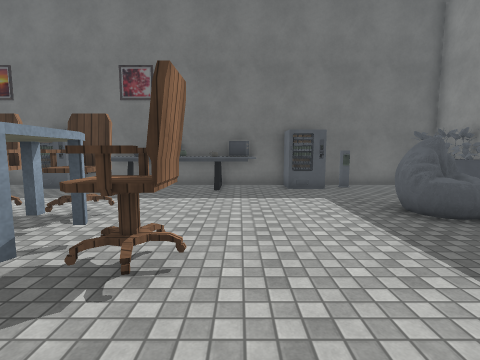
view 1 (above)

24 first-person views from a walk through a scene from a Unity 3-D project. The camera is 1.5 m above the floor, tilts 6° down and sees 85° across. The floor is counted in squares, 1 m on a side. Each view is taken from the middle of a square. On the plan, view 1 faces up. The plan holds only what a view shows up to about 14 squares ahead; the rest is blank. Some surface patterns are stand-ins.

view 2
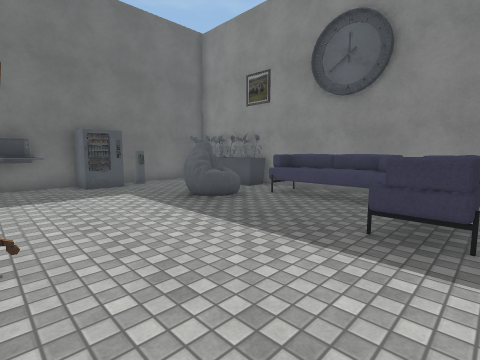

view 3
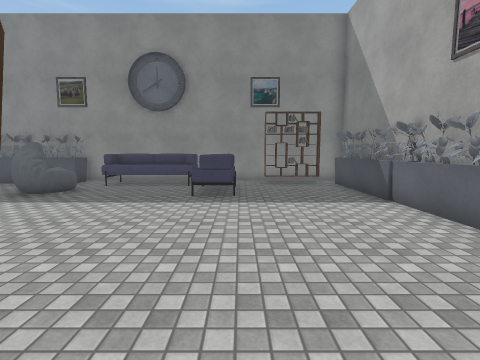

view 4
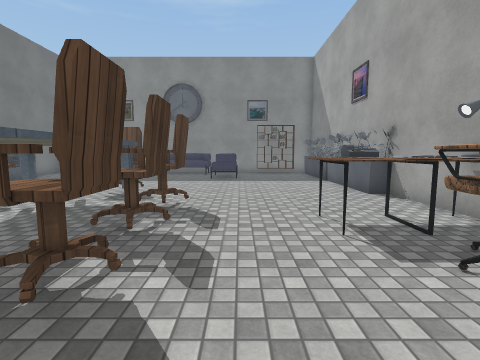

view 5
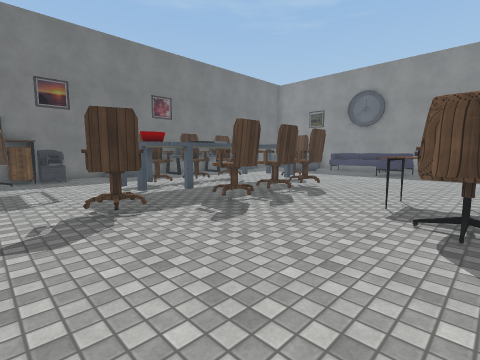

view 6
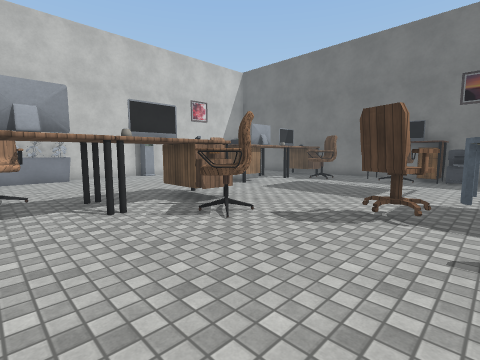

view 7
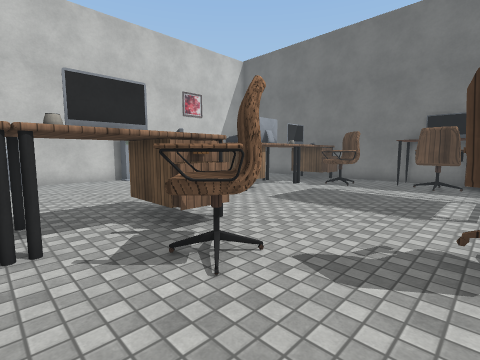

view 8
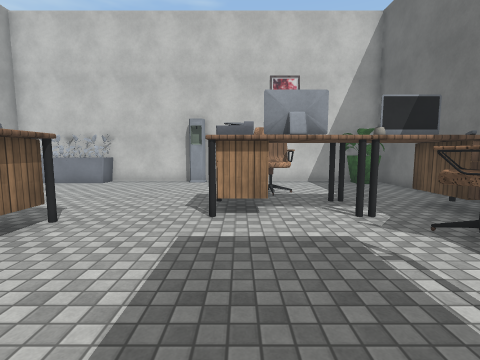

view 9
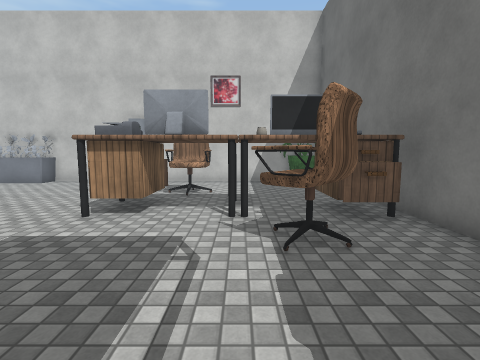

view 10
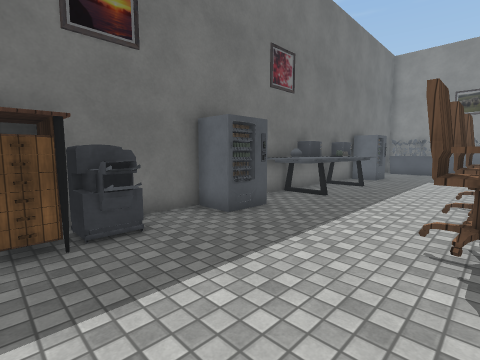

view 11
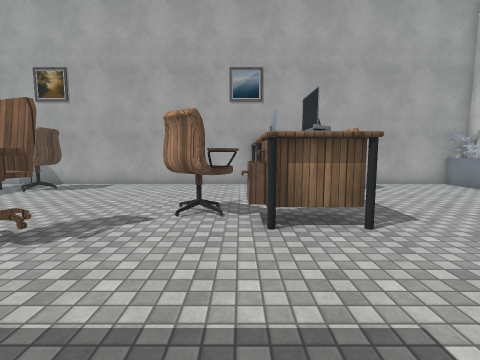

view 12
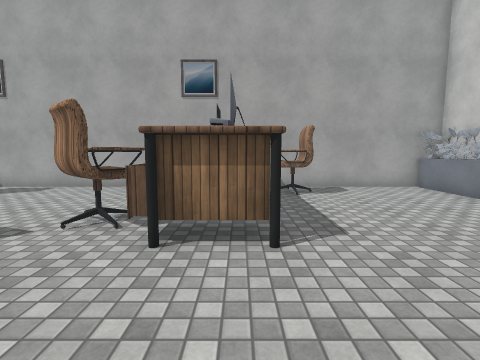

view 13
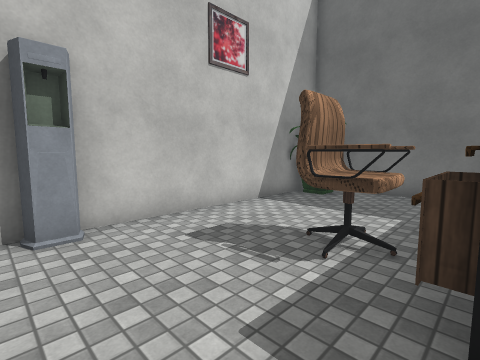

view 14
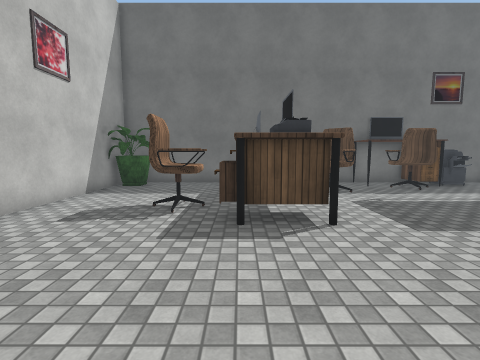

view 15
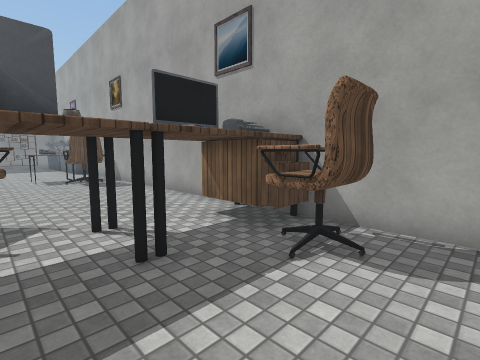

view 16
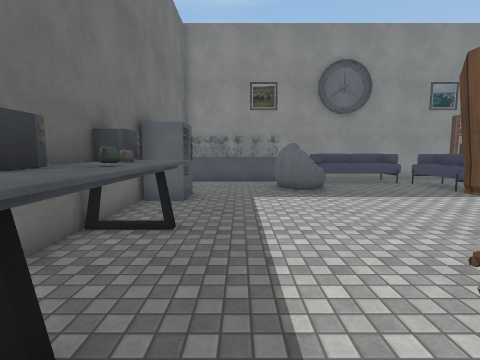

view 17
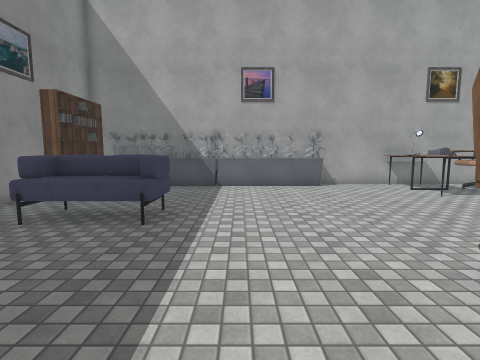

view 18
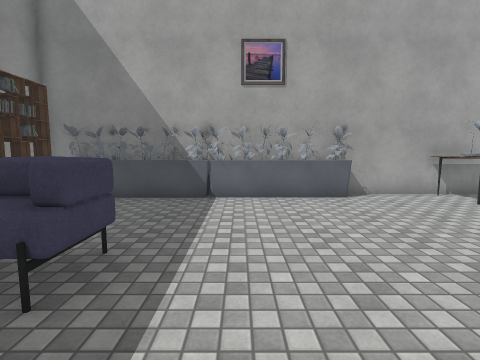

view 19
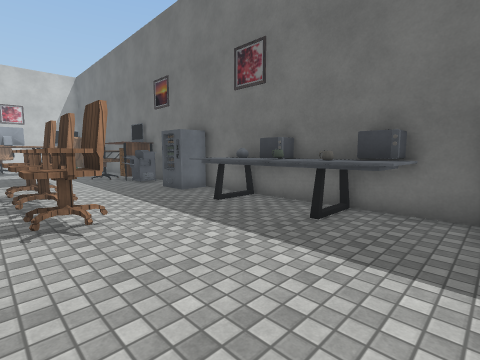

view 20
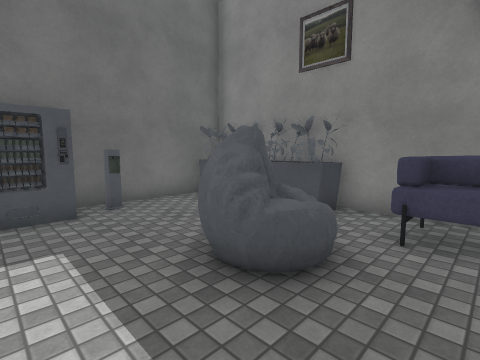

view 21
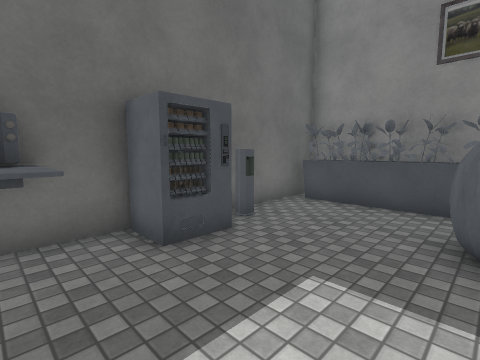

view 22
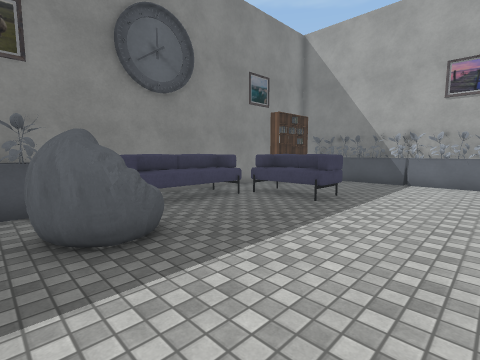

view 23
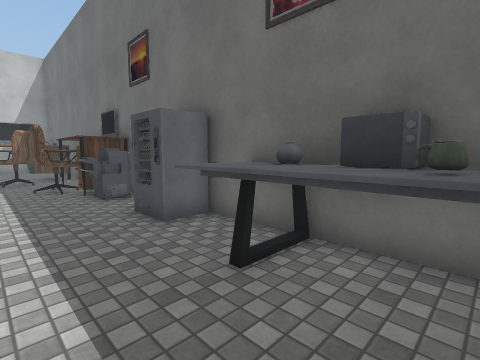

view 24
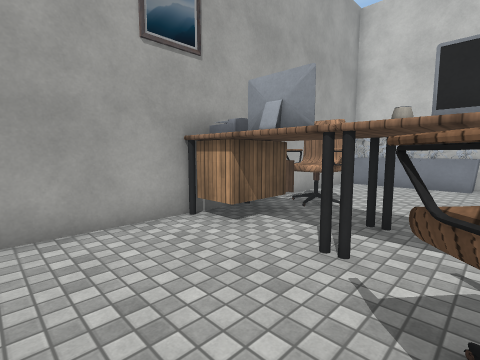

### Floor plan
Key: @ floor where view 1 was taken; # wall or solid block; . floor; ^ raised ledge; O other object.
Columns run from 27 left of view 1 to 9 right of it. Each row starts with its distance up from view 1.
 12 ###################O##OOOOO###O######
 11 #OO...O O....OOOO.OOOOOOOOOOOOOO...O#
 10 #.....OOOOO.OOO.O.....OOOOOO......OO#
  9 #........OO........................O#
  8 #.....O.O.O.......................OO#
  7 #...OO.............O.O.O.......OOOOO#
  6 #...OOOO..........OOOO.OO......OOO..#
  5 #...O.OOO........#^^^^^^^.........OO#
  4 #.....O.O........ O  O  ^OO.......OO#
  3 #O...............       ^OO.......OO#
  2 #..............OO#^O^O^OO.........OO#
  1 #........OO....OO.OOOO.OO......OOOOO#
  0 #........OOOO..............@...OOOO.#
 -1 #..........OOO.................OOO..#
 -2 #O.................................O#
 -3 #O........O..........OO............O#
 -4 #O.....OO..........OOOO............O#
 -5 #O.....OOOO........OOOO.....O.OO.O.O#
 -6 #O......OOO..........OO..OOOOOOOOOOO#
 -7 #####################################

Where each view was taken, in squares from view 1:
view 1: 0 up, 0 right, facing up
view 2: 1 down, 1 left, facing up-right
view 3: 1 down, 5 left, facing right
view 4: 1 down, 11 left, facing right
view 5: 5 down, 14 left, facing up-right
view 6: 5 down, 10 left, facing up-left
view 7: 3 down, 12 left, facing up-left
view 8: 5 up, 13 left, facing left
view 9: 8 up, 13 left, facing left
view 10: 6 up, 13 left, facing up-right
view 11: 6 up, 16 left, facing down
view 12: 5 up, 18 left, facing down
view 13: 2 up, 21 left, facing up-left
view 14: 1 down, 21 left, facing up
view 15: 1 down, 22 left, facing down-right
view 16: 9 up, 6 left, facing right
view 17: 6 up, 2 right, facing down
view 18: 3 up, 2 right, facing down
view 19: 5 up, 2 right, facing up-left
view 20: 4 up, 2 right, facing up-right
view 21: 7 up, 0 right, facing up-right
view 22: 8 up, 0 right, facing down-right
view 23: 8 up, 2 left, facing up-left
view 24: 1 down, 13 left, facing down-left
